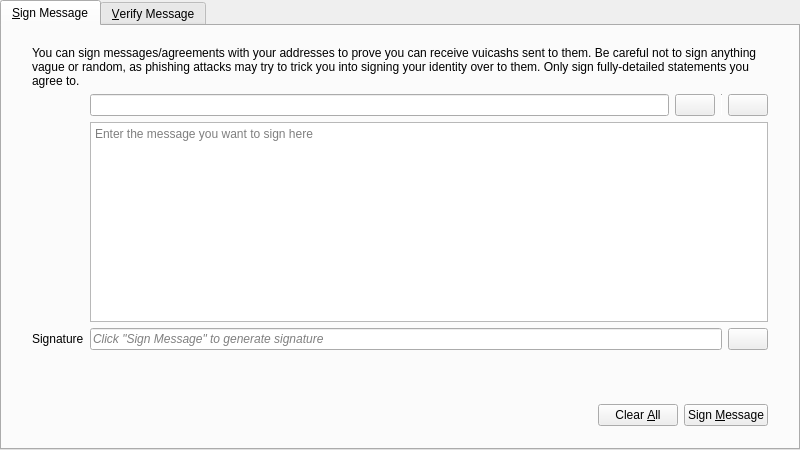
<?xml version="1.0" encoding="UTF-8"?>
<ui version="4.0">
 <class>SignVerifyMessageDialog</class>
 <widget class="QDialog" name="SignVerifyMessageDialog">
  <property name="geometry">
   <rect>
    <x>0</x>
    <y>0</y>
    <width>800</width>
    <height>450</height>
   </rect>
  </property>
  <property name="windowTitle">
   <string>Signatures - Sign / Verify a Message</string>
  </property>
  <property name="modal">
   <bool>true</bool>
  </property>
  <layout class="QVBoxLayout" name="verticalLayout">
   <property name="leftMargin">
    <number>0</number>
   </property>
   <property name="topMargin">
    <number>0</number>
   </property>
   <property name="rightMargin">
    <number>0</number>
   </property>
   <property name="bottomMargin">
    <number>0</number>
   </property>
   <item>
    <widget class="QTabWidget" name="tabWidget">
     <property name="currentIndex">
      <number>0</number>
     </property>
     <widget class="QWidget" name="tabSignMessage">
      <attribute name="title">
       <string>&amp;Sign Message</string>
      </attribute>
      <layout class="QVBoxLayout" name="verticalLayout_SM">
       <property name="leftMargin">
        <number>0</number>
       </property>
       <property name="topMargin">
        <number>0</number>
       </property>
       <property name="rightMargin">
        <number>0</number>
       </property>
       <property name="bottomMargin">
        <number>0</number>
       </property>
       <item>
        <layout class="QVBoxLayout" name="verticalLayout_3">
         <property name="leftMargin">
          <number>30</number>
         </property>
         <property name="topMargin">
          <number>20</number>
         </property>
         <property name="rightMargin">
          <number>30</number>
         </property>
         <property name="bottomMargin">
          <number>20</number>
         </property>
         <item>
          <layout class="QGridLayout" name="gridLayout">
           <item row="1" column="1">
            <layout class="QHBoxLayout" name="horizontalLayout_1_SM">
             <property name="spacing">
              <number>6</number>
             </property>
             <item>
              <widget class="QValidatedLineEdit" name="addressIn_SM">
               <property name="toolTip">
                <string>The VuiCash address to sign the message with</string>
               </property>
              </widget>
             </item>
             <item>
              <widget class="VuiCashPushButton" name="addressBookButton_SM">
               <property name="toolTip">
                <string>Choose previously used address</string>
               </property>
               <property name="text">
                <string/>
               </property>
               <property name="icon">
                <iconset resource="../bitcoin.qrc">
                 <normaloff>:/icons/address-book</normaloff>:/icons/address-book</iconset>
               </property>
               <property name="shortcut">
                <string>Alt+A</string>
               </property>
               <property name="autoDefault">
                <bool>false</bool>
               </property>
              </widget>
             </item>
             <item>
              <widget class="Line" name="vLine">
               <property name="maximumSize">
                <size>
                 <width>1</width>
                 <height>22</height>
                </size>
               </property>
               <property name="orientation">
                <enum>Qt::Vertical</enum>
               </property>
              </widget>
             </item>
             <item>
              <widget class="VuiCashPushButton" name="pasteButton_SM">
               <property name="toolTip">
                <string>Paste address from clipboard</string>
               </property>
               <property name="text">
                <string/>
               </property>
               <property name="icon">
                <iconset resource="../bitcoin.qrc">
                 <normaloff>:/icons/editpaste</normaloff>:/icons/editpaste</iconset>
               </property>
               <property name="shortcut">
                <string>Alt+P</string>
               </property>
               <property name="autoDefault">
                <bool>false</bool>
               </property>
              </widget>
             </item>
            </layout>
           </item>
           <item row="2" column="1">
            <widget class="QPlainTextEdit" name="messageIn_SM">
             <property name="toolTip">
              <string>Enter the message you want to sign here</string>
             </property>
             <property name="placeholderText">
              <string>Enter the message you want to sign here</string>
             </property>
            </widget>
           </item>
           <item row="3" column="1">
            <layout class="QHBoxLayout" name="horizontalLayout_2_SM">
             <property name="spacing">
              <number>6</number>
             </property>
             <item>
              <widget class="QLineEdit" name="signatureOut_SM">
               <property name="font">
                <font>
                 <italic>true</italic>
                </font>
               </property>
               <property name="readOnly">
                <bool>true</bool>
               </property>
               <property name="placeholderText">
                <string>Click &quot;Sign Message&quot; to generate signature</string>
               </property>
              </widget>
             </item>
             <item>
              <widget class="VuiCashPushButton" name="copySignatureButton_SM">
               <property name="toolTip">
                <string>Copy the current signature to the system clipboard</string>
               </property>
               <property name="text">
                <string/>
               </property>
               <property name="icon">
                <iconset resource="../bitcoin.qrc">
                 <normaloff>:/icons/editcopy</normaloff>:/icons/editcopy</iconset>
               </property>
               <property name="autoDefault">
                <bool>false</bool>
               </property>
              </widget>
             </item>
            </layout>
           </item>
           <item row="3" column="0">
            <widget class="QLabel" name="signatureLabel_SM">
             <property name="text">
              <string>Signature</string>
             </property>
             <property name="textFormat">
              <enum>Qt::PlainText</enum>
             </property>
            </widget>
           </item>
           <item row="0" column="0" colspan="2">
            <widget class="QLabel" name="infoLabel_SM">
             <property name="text">
              <string>You can sign messages/agreements with your addresses to prove you can receive vuicashs sent to them. Be careful not to sign anything vague or random, as phishing attacks may try to trick you into signing your identity over to them. Only sign fully-detailed statements you agree to.</string>
             </property>
             <property name="textFormat">
              <enum>Qt::PlainText</enum>
             </property>
             <property name="wordWrap">
              <bool>true</bool>
             </property>
            </widget>
           </item>
          </layout>
         </item>
        </layout>
       </item>
       <item>
        <widget class="QWidget" name="buttonsContainerWhite" native="true">
         <layout class="QHBoxLayout" name="horizontalLayout">
          <property name="leftMargin">
           <number>30</number>
          </property>
          <property name="topMargin">
           <number>15</number>
          </property>
          <property name="rightMargin">
           <number>30</number>
          </property>
          <item>
           <spacer name="horizontalSpacer_1_SM">
            <property name="orientation">
             <enum>Qt::Horizontal</enum>
            </property>
            <property name="sizeHint" stdset="0">
             <size>
              <width>40</width>
              <height>48</height>
             </size>
            </property>
           </spacer>
          </item>
          <item>
           <widget class="QLabel" name="statusLabel_SM">
            <property name="font">
             <font>
              <weight>75</weight>
              <bold>true</bold>
             </font>
            </property>
            <property name="text">
             <string/>
            </property>
            <property name="wordWrap">
             <bool>true</bool>
            </property>
           </widget>
          </item>
          <item>
           <spacer name="horizontalSpacer_2_SM">
            <property name="orientation">
             <enum>Qt::Horizontal</enum>
            </property>
            <property name="sizeHint" stdset="0">
             <size>
              <width>40</width>
              <height>48</height>
             </size>
            </property>
           </spacer>
          </item>
          <item>
           <widget class="VuiCashPushButton" name="clearButton_SM">
            <property name="toolTip">
             <string>Reset all sign message fields</string>
            </property>
            <property name="text">
             <string>Clear &amp;All</string>
            </property>
            <property name="icon">
             <iconset resource="../bitcoin.qrc">
              <normaloff>:/icons/remove</normaloff>:/icons/remove</iconset>
            </property>
            <property name="autoDefault">
             <bool>false</bool>
            </property>
           </widget>
          </item>
          <item>
           <widget class="VuiCashPushButton" name="signMessageButton_SM">
            <property name="toolTip">
             <string>Sign the message to prove you own this VuiCash address</string>
            </property>
            <property name="text">
             <string>Sign &amp;Message</string>
            </property>
            <property name="icon">
             <iconset resource="../bitcoin.qrc">
              <normaloff>:/icons/edit</normaloff>:/icons/edit</iconset>
            </property>
            <property name="autoDefault">
             <bool>false</bool>
            </property>
           </widget>
          </item>
         </layout>
        </widget>
       </item>
      </layout>
     </widget>
     <widget class="QWidget" name="tabVerifyMessage">
      <attribute name="title">
       <string>&amp;Verify Message</string>
      </attribute>
      <layout class="QVBoxLayout" name="verticalLayout_VM">
       <property name="leftMargin">
        <number>0</number>
       </property>
       <property name="topMargin">
        <number>0</number>
       </property>
       <property name="rightMargin">
        <number>0</number>
       </property>
       <property name="bottomMargin">
        <number>0</number>
       </property>
       <item>
        <layout class="QVBoxLayout" name="verticalLayout_2">
         <property name="leftMargin">
          <number>30</number>
         </property>
         <property name="topMargin">
          <number>20</number>
         </property>
         <property name="rightMargin">
          <number>30</number>
         </property>
         <property name="bottomMargin">
          <number>20</number>
         </property>
         <item>
          <widget class="QLabel" name="infoLabel_VM">
           <property name="text">
            <string>Enter the receiver's address, message (ensure you copy line breaks, spaces, tabs, etc. exactly) and signature below to verify the message. Be careful not to read more into the signature than what is in the signed message itself, to avoid being tricked by a man-in-the-middle attack. Note that this only proves the signing party receives with the address, it cannot prove sendership of any transaction!</string>
           </property>
           <property name="textFormat">
            <enum>Qt::PlainText</enum>
           </property>
           <property name="alignment">
            <set>Qt::AlignLeading|Qt::AlignLeft|Qt::AlignTop</set>
           </property>
           <property name="wordWrap">
            <bool>true</bool>
           </property>
          </widget>
         </item>
         <item>
          <layout class="QHBoxLayout" name="horizontalLayout_1_VM">
           <property name="spacing">
            <number>6</number>
           </property>
           <item>
            <widget class="QValidatedLineEdit" name="addressIn_VM">
             <property name="toolTip">
              <string>The VuiCash address the message was signed with</string>
             </property>
            </widget>
           </item>
           <item>
            <widget class="VuiCashPushButton" name="addressBookButton_VM">
             <property name="toolTip">
              <string>Choose previously used address</string>
             </property>
             <property name="text">
              <string/>
             </property>
             <property name="icon">
              <iconset resource="../bitcoin.qrc">
               <normaloff>:/icons/address-book</normaloff>:/icons/address-book</iconset>
             </property>
             <property name="shortcut">
              <string>Alt+A</string>
             </property>
             <property name="autoDefault">
              <bool>false</bool>
             </property>
            </widget>
           </item>
          </layout>
         </item>
         <item>
          <widget class="QPlainTextEdit" name="messageIn_VM">
           <property name="toolTip">
            <string>The signed message to verify</string>
           </property>
           <property name="placeholderText">
            <string>The signed message to verify</string>
           </property>
          </widget>
         </item>
         <item>
          <widget class="QValidatedLineEdit" name="signatureIn_VM">
           <property name="toolTip">
            <string>The signature given when the message was signed</string>
           </property>
           <property name="placeholderText">
            <string>The signature given when the message was signed</string>
           </property>
          </widget>
         </item>
        </layout>
       </item>
       <item>
        <widget class="QWidget" name="buttonsContainerWhite_" native="true">
         <layout class="QHBoxLayout" name="horizontalLayout_2">
          <property name="leftMargin">
           <number>30</number>
          </property>
          <property name="topMargin">
           <number>15</number>
          </property>
          <property name="rightMargin">
           <number>30</number>
          </property>
          <item>
           <spacer name="horizontalSpacer_1_VM">
            <property name="orientation">
             <enum>Qt::Horizontal</enum>
            </property>
            <property name="sizeHint" stdset="0">
             <size>
              <width>40</width>
              <height>48</height>
             </size>
            </property>
           </spacer>
          </item>
          <item>
           <widget class="QLabel" name="statusLabel_VM">
            <property name="font">
             <font>
              <weight>75</weight>
              <bold>true</bold>
             </font>
            </property>
            <property name="text">
             <string/>
            </property>
            <property name="wordWrap">
             <bool>true</bool>
            </property>
           </widget>
          </item>
          <item>
           <spacer name="horizontalSpacer_2_VM">
            <property name="orientation">
             <enum>Qt::Horizontal</enum>
            </property>
            <property name="sizeHint" stdset="0">
             <size>
              <width>40</width>
              <height>48</height>
             </size>
            </property>
           </spacer>
          </item>
          <item>
           <widget class="VuiCashPushButton" name="clearButton_VM">
            <property name="toolTip">
             <string>Reset all verify message fields</string>
            </property>
            <property name="text">
             <string>Clear &amp;All</string>
            </property>
            <property name="icon">
             <iconset resource="../bitcoin.qrc">
              <normaloff>:/icons/remove</normaloff>:/icons/remove</iconset>
            </property>
            <property name="autoDefault">
             <bool>false</bool>
            </property>
           </widget>
          </item>
          <item>
           <widget class="VuiCashPushButton" name="verifyMessageButton_VM">
            <property name="toolTip">
             <string>Verify the message to ensure it was signed with the specified VuiCash address</string>
            </property>
            <property name="text">
             <string>Verify &amp;Message</string>
            </property>
            <property name="icon">
             <iconset resource="../bitcoin.qrc">
              <normaloff>:/icons/transaction_0</normaloff>:/icons/transaction_0</iconset>
            </property>
            <property name="autoDefault">
             <bool>false</bool>
            </property>
           </widget>
          </item>
         </layout>
        </widget>
       </item>
      </layout>
     </widget>
    </widget>
   </item>
  </layout>
 </widget>
 <customwidgets>
  <customwidget>
   <class>QValidatedLineEdit</class>
   <extends>QLineEdit</extends>
   <header>qt/qvalidatedlineedit.h</header>
  </customwidget>
  <customwidget>
   <class>VuiCashPushButton</class>
   <extends>QPushButton</extends>
   <header>qt/vuicashpushbutton.h</header>
  </customwidget>
 </customwidgets>
 <resources>
  <include location="../bitcoin.qrc"/>
 </resources>
 <connections/>
</ui>
